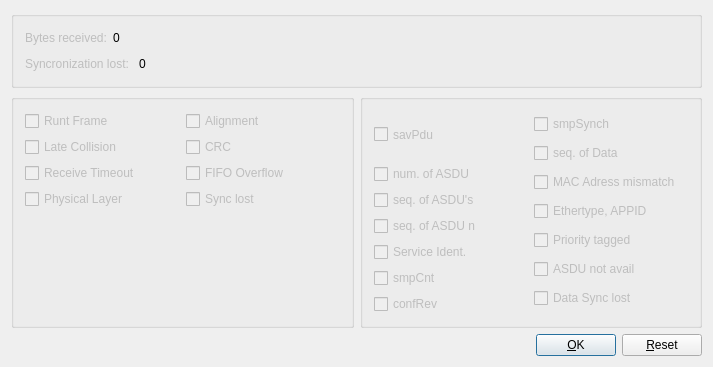
<?xml version="1.0" encoding="UTF-8"?>
<ui version="4.0">
 <class>EN61850monitor</class>
 <widget class="QDialog" name="EN61850monitor">
  <property name="geometry">
   <rect>
    <x>0</x>
    <y>0</y>
    <width>713</width>
    <height>367</height>
   </rect>
  </property>
  <property name="sizePolicy">
   <sizepolicy hsizetype="Preferred" vsizetype="Preferred">
    <horstretch>0</horstretch>
    <verstretch>0</verstretch>
   </sizepolicy>
  </property>
  <property name="windowTitle">
   <string>EN61850-9-2 Monitor</string>
  </property>
  <property name="sizeGripEnabled">
   <bool>false</bool>
  </property>
  <property name="modal">
   <bool>false</bool>
  </property>
  <layout class="QVBoxLayout">
   <item>
    <widget class="QGroupBox" name="MonitorCountgroupBox">
     <property name="sizePolicy">
      <sizepolicy hsizetype="Preferred" vsizetype="Preferred">
       <horstretch>0</horstretch>
       <verstretch>0</verstretch>
      </sizepolicy>
     </property>
     <layout class="QVBoxLayout">
      <item>
       <layout class="QHBoxLayout">
        <item>
         <widget class="QLabel" name="ByteCountLabel">
          <property name="enabled">
           <bool>false</bool>
          </property>
          <property name="text">
           <string>Bytes received:</string>
          </property>
          <property name="wordWrap">
           <bool>false</bool>
          </property>
         </widget>
        </item>
        <item>
         <widget class="QLabel" name="ByteCountValLabel">
          <property name="text">
           <string>0</string>
          </property>
          <property name="wordWrap">
           <bool>false</bool>
          </property>
         </widget>
        </item>
        <item>
         <spacer name="spacer36">
          <property name="orientation">
           <enum>Qt::Horizontal</enum>
          </property>
          <property name="sizeType">
           <enum>QSizePolicy::Expanding</enum>
          </property>
          <property name="sizeHint" stdset="0">
           <size>
            <width>210</width>
            <height>20</height>
           </size>
          </property>
         </spacer>
        </item>
       </layout>
      </item>
      <item>
       <layout class="QHBoxLayout">
        <item>
         <widget class="QLabel" name="LostSyncCountLabel">
          <property name="enabled">
           <bool>false</bool>
          </property>
          <property name="text">
           <string>Syncronization lost: </string>
          </property>
          <property name="wordWrap">
           <bool>false</bool>
          </property>
         </widget>
        </item>
        <item>
         <widget class="QLabel" name="LostSyncValLabel">
          <property name="text">
           <string>0</string>
          </property>
          <property name="wordWrap">
           <bool>false</bool>
          </property>
         </widget>
        </item>
        <item>
         <spacer name="spacer37">
          <property name="orientation">
           <enum>Qt::Horizontal</enum>
          </property>
          <property name="sizeType">
           <enum>QSizePolicy::Expanding</enum>
          </property>
          <property name="sizeHint" stdset="0">
           <size>
            <width>130</width>
            <height>20</height>
           </size>
          </property>
         </spacer>
        </item>
       </layout>
      </item>
     </layout>
    </widget>
   </item>
   <item>
    <layout class="QHBoxLayout">
     <item>
      <widget class="QGroupBox" name="MACErrorsgroupBox">
       <layout class="QVBoxLayout">
        <item>
         <layout class="QHBoxLayout">
          <item>
           <layout class="QVBoxLayout">
            <item>
             <widget class="QCheckBox" name="RUNTFramecheckBox">
              <property name="enabled">
               <bool>false</bool>
              </property>
              <property name="toolTip">
               <string/>
              </property>
              <property name="text">
               <string>Runt Frame</string>
              </property>
             </widget>
            </item>
            <item>
             <widget class="QCheckBox" name="LateCollisioncheckBox">
              <property name="enabled">
               <bool>false</bool>
              </property>
              <property name="text">
               <string>Late Collision</string>
              </property>
             </widget>
            </item>
            <item>
             <widget class="QCheckBox" name="RWTOcheckBox">
              <property name="enabled">
               <bool>false</bool>
              </property>
              <property name="text">
               <string>Receive Timeout</string>
              </property>
             </widget>
            </item>
            <item>
             <widget class="QCheckBox" name="PHysLayercheckBox">
              <property name="enabled">
               <bool>false</bool>
              </property>
              <property name="text">
               <string>Physical Layer</string>
              </property>
             </widget>
            </item>
           </layout>
          </item>
          <item>
           <layout class="QVBoxLayout">
            <item>
             <widget class="QCheckBox" name="AlignErrorcheckBox">
              <property name="enabled">
               <bool>false</bool>
              </property>
              <property name="text">
               <string>Alignment</string>
              </property>
             </widget>
            </item>
            <item>
             <widget class="QCheckBox" name="CRCErrorcheckBox">
              <property name="enabled">
               <bool>false</bool>
              </property>
              <property name="text">
               <string>CRC</string>
              </property>
             </widget>
            </item>
            <item>
             <widget class="QCheckBox" name="FIFOOvfcheckBox">
              <property name="enabled">
               <bool>false</bool>
              </property>
              <property name="text">
               <string>FIFO Overflow</string>
              </property>
             </widget>
            </item>
            <item>
             <widget class="QCheckBox" name="MACSyncLostcheckBox">
              <property name="enabled">
               <bool>false</bool>
              </property>
              <property name="text">
               <string>Sync lost</string>
              </property>
             </widget>
            </item>
           </layout>
          </item>
         </layout>
        </item>
        <item>
         <spacer name="spacer5">
          <property name="orientation">
           <enum>Qt::Vertical</enum>
          </property>
          <property name="sizeType">
           <enum>QSizePolicy::Expanding</enum>
          </property>
          <property name="sizeHint" stdset="0">
           <size>
            <width>20</width>
            <height>16</height>
           </size>
          </property>
         </spacer>
        </item>
       </layout>
      </widget>
     </item>
     <item>
      <widget class="QGroupBox" name="DecoderErrorgroupBox">
       <layout class="QHBoxLayout">
        <item>
         <layout class="QVBoxLayout">
          <item>
           <widget class="QCheckBox" name="savPducheckBox">
            <property name="enabled">
             <bool>false</bool>
            </property>
            <property name="sizePolicy">
             <sizepolicy hsizetype="Preferred" vsizetype="Preferred">
              <horstretch>0</horstretch>
              <verstretch>0</verstretch>
             </sizepolicy>
            </property>
            <property name="text">
             <string>savPdu</string>
            </property>
           </widget>
          </item>
          <item>
           <widget class="QCheckBox" name="ASDUcheckBox">
            <property name="enabled">
             <bool>false</bool>
            </property>
            <property name="text">
             <string>num. of ASDU</string>
            </property>
           </widget>
          </item>
          <item>
           <widget class="QCheckBox" name="seqASDUcheckBox">
            <property name="enabled">
             <bool>false</bool>
            </property>
            <property name="text">
             <string>seq. of ASDU's</string>
            </property>
           </widget>
          </item>
          <item>
           <widget class="QCheckBox" name="seqASDUncheckBox">
            <property name="enabled">
             <bool>false</bool>
            </property>
            <property name="text">
             <string>seq. of ASDU n</string>
            </property>
           </widget>
          </item>
          <item>
           <widget class="QCheckBox" name="serviceIdentcheckBox">
            <property name="enabled">
             <bool>false</bool>
            </property>
            <property name="text">
             <string>Service Ident.</string>
            </property>
           </widget>
          </item>
          <item>
           <widget class="QCheckBox" name="smpCountcheckBox">
            <property name="enabled">
             <bool>false</bool>
            </property>
            <property name="text">
             <string>smpCnt</string>
            </property>
           </widget>
          </item>
          <item>
           <widget class="QCheckBox" name="confRevcheckBox">
            <property name="enabled">
             <bool>false</bool>
            </property>
            <property name="text">
             <string>confRev</string>
            </property>
           </widget>
          </item>
         </layout>
        </item>
        <item>
         <layout class="QVBoxLayout">
          <item>
           <widget class="QCheckBox" name="smpSynchcheckBox">
            <property name="enabled">
             <bool>false</bool>
            </property>
            <property name="text">
             <string>smpSynch</string>
            </property>
           </widget>
          </item>
          <item>
           <widget class="QCheckBox" name="seqDatacheckBox">
            <property name="enabled">
             <bool>false</bool>
            </property>
            <property name="text">
             <string>seq. of Data</string>
            </property>
           </widget>
          </item>
          <item>
           <widget class="QCheckBox" name="ETHMacAdrcheckBox">
            <property name="enabled">
             <bool>false</bool>
            </property>
            <property name="text">
             <string>MAC Adress mismatch</string>
            </property>
           </widget>
          </item>
          <item>
           <widget class="QCheckBox" name="ETHHeadercheckBox">
            <property name="enabled">
             <bool>false</bool>
            </property>
            <property name="text">
             <string>Ethertype, APPID</string>
            </property>
           </widget>
          </item>
          <item>
           <widget class="QCheckBox" name="PriorityTaggedcheckBox">
            <property name="enabled">
             <bool>false</bool>
            </property>
            <property name="text">
             <string>Priority tagged</string>
            </property>
           </widget>
          </item>
          <item>
           <widget class="QCheckBox" name="nASDUcheckBox">
            <property name="enabled">
             <bool>false</bool>
            </property>
            <property name="text">
             <string>ASDU not avail</string>
            </property>
           </widget>
          </item>
          <item>
           <widget class="QCheckBox" name="DataSyncLostcheckBox">
            <property name="enabled">
             <bool>false</bool>
            </property>
            <property name="text">
             <string>Data Sync lost</string>
            </property>
           </widget>
          </item>
         </layout>
        </item>
       </layout>
      </widget>
     </item>
    </layout>
   </item>
   <item>
    <layout class="QHBoxLayout">
     <property name="spacing">
      <number>6</number>
     </property>
     <property name="margin" stdset="0">
      <number>0</number>
     </property>
     <item>
      <spacer name="Horizontal Spacing2">
       <property name="orientation">
        <enum>Qt::Horizontal</enum>
       </property>
       <property name="sizeType">
        <enum>QSizePolicy::Expanding</enum>
       </property>
       <property name="sizeHint" stdset="0">
        <size>
         <width>300</width>
         <height>20</height>
        </size>
       </property>
      </spacer>
     </item>
     <item>
      <widget class="QPushButton" name="buttonOk">
       <property name="text">
        <string>&amp;OK</string>
       </property>
       <property name="shortcut">
        <string/>
       </property>
       <property name="autoDefault">
        <bool>true</bool>
       </property>
       <property name="default">
        <bool>true</bool>
       </property>
      </widget>
     </item>
     <item>
      <widget class="QPushButton" name="buttonCancel">
       <property name="text">
        <string>&amp;Reset</string>
       </property>
       <property name="shortcut">
        <string>Alt+R</string>
       </property>
       <property name="autoDefault">
        <bool>true</bool>
       </property>
      </widget>
     </item>
    </layout>
   </item>
  </layout>
 </widget>
 <layoutdefault spacing="6" margin="11"/>
 <pixmapfunction>qPixmapFromMimeSource</pixmapfunction>
 <includes>
  <include location="local">en61850.h</include>
  <include location="local">widgetgeometry.h</include>
 </includes>
 <resources/>
 <connections>
  <connection>
   <sender>buttonOk</sender>
   <signal>clicked()</signal>
   <receiver>EN61850monitor</receiver>
   <slot>accept()</slot>
   <hints>
    <hint type="sourcelabel">
     <x>20</x>
     <y>20</y>
    </hint>
    <hint type="destinationlabel">
     <x>20</x>
     <y>20</y>
    </hint>
   </hints>
  </connection>
  <connection>
   <sender>buttonCancel</sender>
   <signal>pressed()</signal>
   <receiver>EN61850monitor</receiver>
   <slot>reject()</slot>
   <hints>
    <hint type="sourcelabel">
     <x>20</x>
     <y>20</y>
    </hint>
    <hint type="destinationlabel">
     <x>20</x>
     <y>20</y>
    </hint>
   </hints>
  </connection>
 </connections>
</ui>
